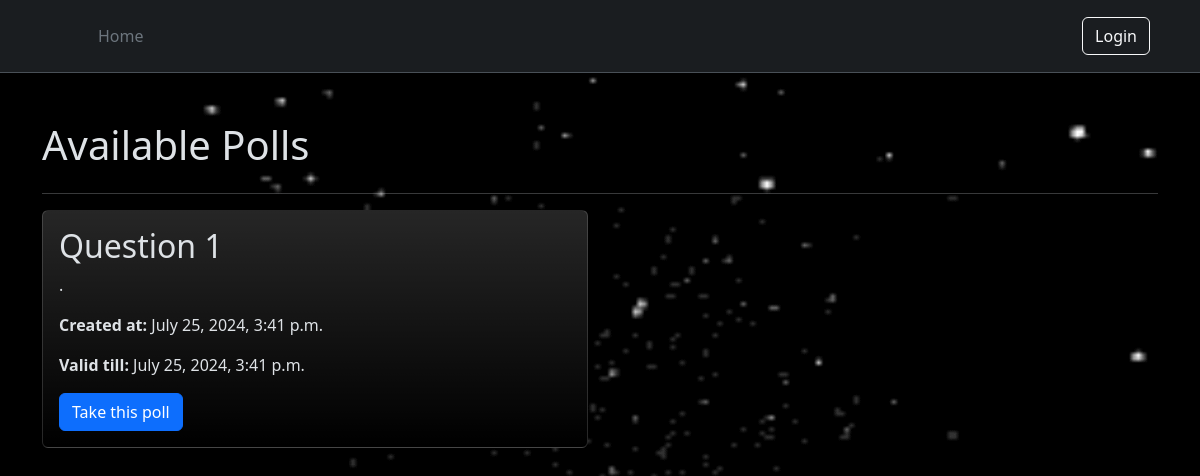
Before: / with the older database file.
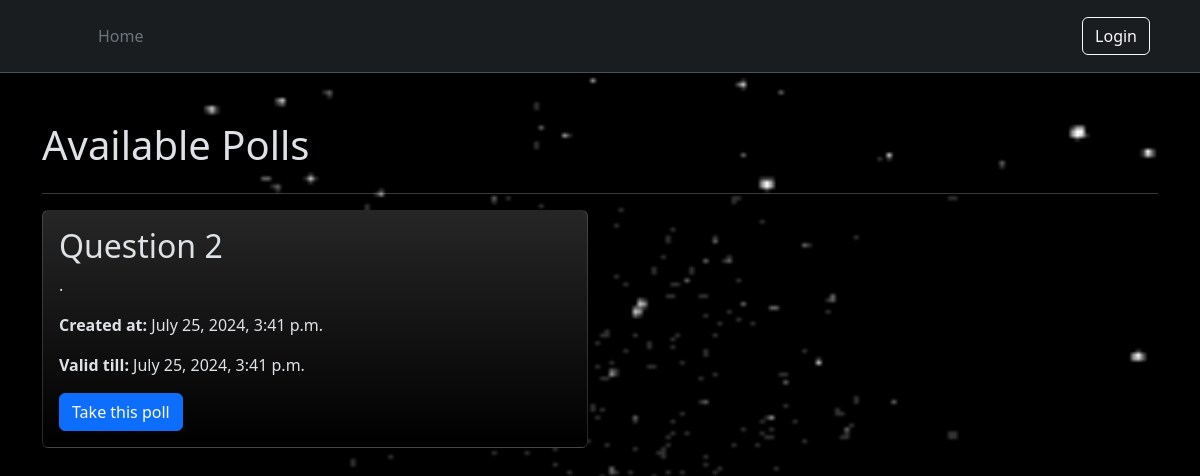
After: the same page with the newer database file.
### home/models.py (models this page shows, shortened)
class Poll(models.Model):
    title = models.CharField(max_length=200)
    description = models.TextField()
    created_at = models.DateTimeField(auto_now_add=True)
    valid_till = models.DateTimeField()
    quiz_visible = models.BooleanField(default=False)
    quiz_complete =  models.BooleanField(default=False)

### home/views.py (the view)
# urls.py: path('', views.index, name='index'),
def index(request):
    polls = Poll.objects.all()
    responses = Response.objects.order_by('submit_time','-score')
    return render(request, 'polls/index.html', {'polls': polls, 'responses':responses})

### home/templates/polls/index.html (shortened to what this page needs)
{% extends "layout.html" %}
{% block content %}
<div class="container mt-5">
    <h1 class="mb-4">Available Polls</h1>
    <hr>
    <div class="row">
        {% for poll in polls %}
            {% if poll.quiz_visible %}
                <div class="col-md-6">
                    <div class="card mb-4 bg-black bg-gradient mbg">
                        <div class="card-body">
                            <h2 class="card-title">{{ poll.title }}</h2>
                            <p class="card-text">{{ poll.description }}</p>
                            <p><strong>Created at:</strong> {{ poll.created_at }}</p>
                            <p><strong>Valid till:</strong> {{ poll.valid_till }}</p>
                            <a href="{% url 'poll_detail' poll.id %}" class="btn btn-primary">Take this poll</a>
                        </div>
                    </div>
                </div>
            {% endif %}
        {% empty %}
            <div class="col-12">
                <p>No quizzes found</p>
            </div>
        {% endfor %}
    </div>
</div>
{% endblock %}

Changed rows visible on the page:
no longer on this page (row edited): Poll: title "Question 1", description ".", created_at "July 25, 2024, 3:41 p.m.", valid_till "July 25, 2024, 3:41 p.m."
now on this page (row edited): Poll: title "Question 2", description ".", created_at "July 25, 2024, 3:41 p.m.", valid_till "July 25, 2024, 3:41 p.m."
